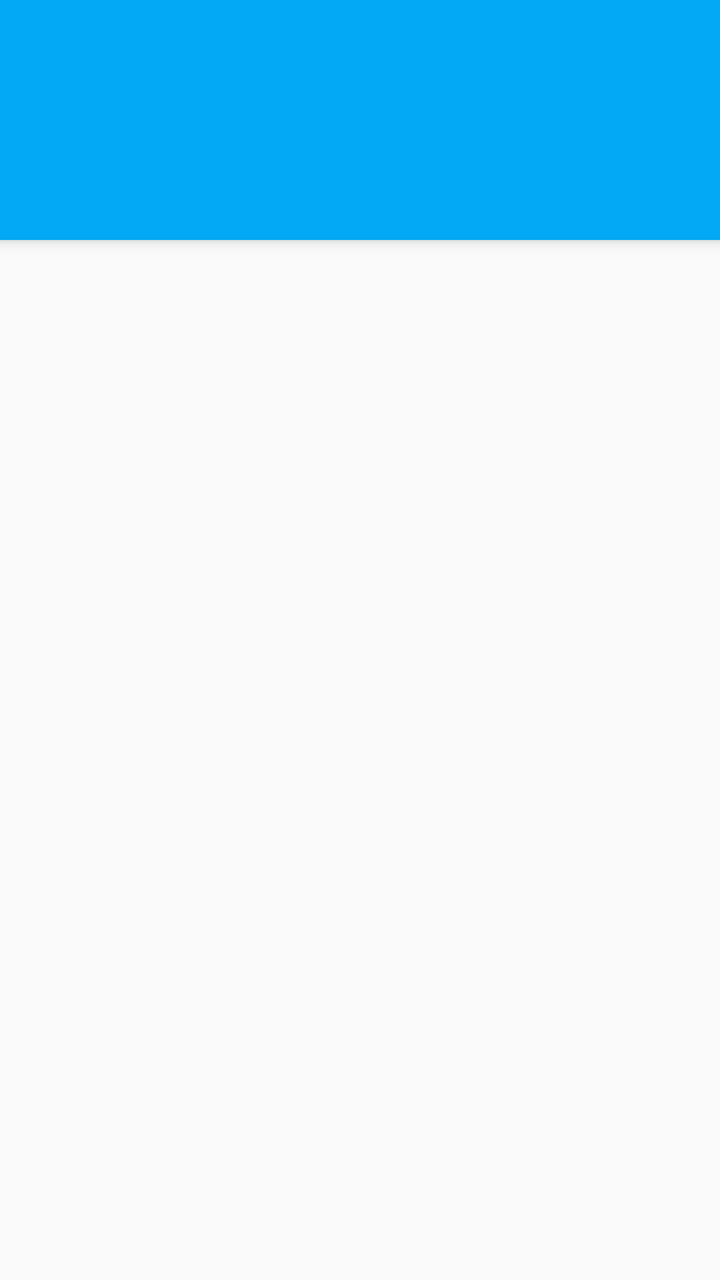
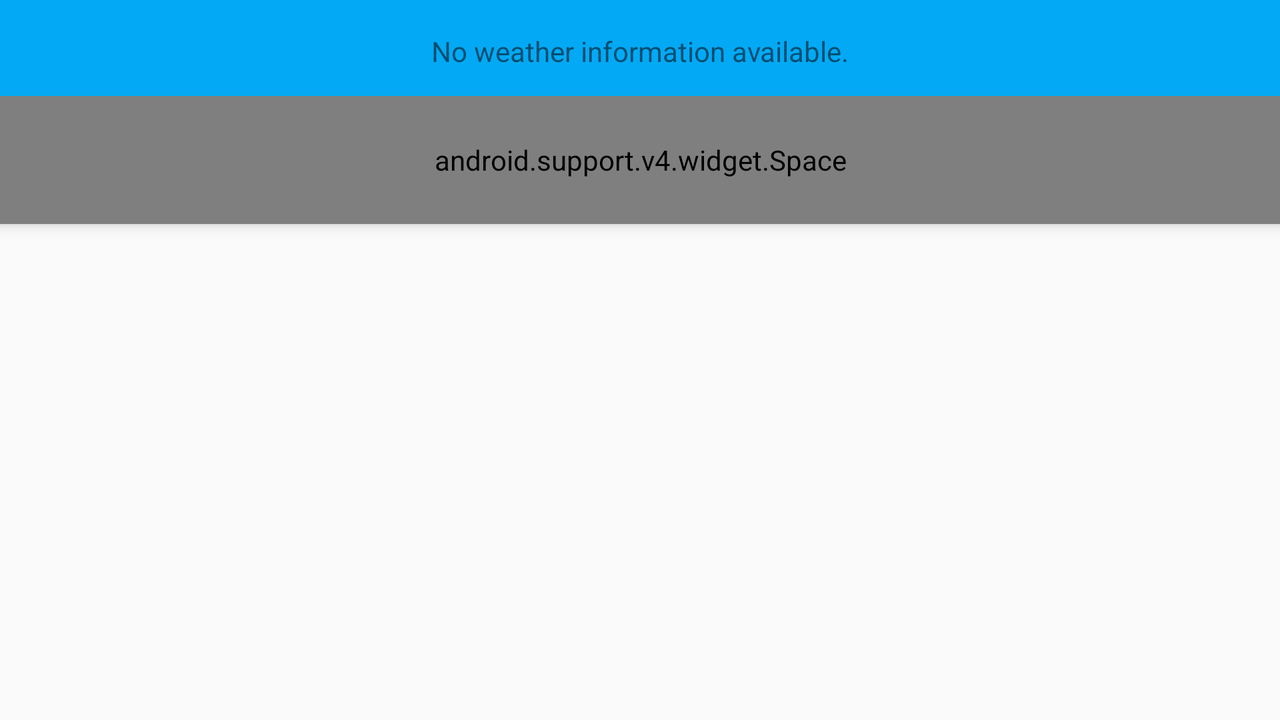

An Android layout and its configuration variant, each rendered on a device that would load it. The default file and the variant file are quoted in full after the pictures.
<!-- AndroidManifest.xml: activity theme AppTheme.Main -->
<!-- res/layout/fragment_main.xml -->
<FrameLayout xmlns:android="http://schemas.android.com/apk/res/android"
    xmlns:app="http://schemas.android.com/apk/res-auto"
    android:layout_width="match_parent"
    android:layout_height="match_parent">

    <android.support.design.widget.CoordinatorLayout
        android:layout_width="match_parent"
        android:layout_height="match_parent">

        <android.support.design.widget.AppBarLayout
            android:id="@+id/appbar"
            android:layout_width="match_parent"
            android:layout_height="wrap_content"
            android:theme="@style/ThemeOverlay.AppCompat.Dark.ActionBar"
            app:elevation="@dimen/appbar_elevation">

            <android.support.v7.widget.Toolbar
                android:id="@+id/toolbar"
                android:layout_width="match_parent"
                android:layout_height="wrap_content"
                android:elevation="0dp"
                app:layout_scrollFlags="scroll|enterAlways"
                app:theme="@style/ThemeOverlay.AppCompat.Dark.ActionBar">

                <ImageView
                    android:layout_width="match_parent"
                    android:layout_height="?attr/listPreferredItemHeight"
                    android:layout_gravity="center_horizontal"
                    android:layout_marginTop="?attr/actionBarSize"
                    android:contentDescription="@string/app_name"
                    android:scaleType="center"
                    android:src="@drawable/ic_logo" />

            </android.support.v7.widget.Toolbar>

        </android.support.design.widget.AppBarLayout>

        <android.support.v7.widget.RecyclerView
            android:id="@+id/recyclerView_forecast"
            android:layout_width="match_parent"
            android:layout_height="match_parent"
            app:layout_behavior="@string/appbar_scrolling_view_behavior" />

        
        <TextView
            android:id="@+id/recycler_view_empty"
            android:layout_width="match_parent"
            android:layout_height="match_parent"
            android:gravity="center_horizontal"
            android:paddingBottom="@dimen/activity_vertical_margin"
            android:paddingEnd="@dimen/activity_horizontal_margin"
            android:paddingLeft="@dimen/activity_horizontal_margin"
            android:paddingRight="@dimen/activity_horizontal_margin"
            android:paddingStart="@dimen/activity_horizontal_margin"
            android:paddingTop="@dimen/activity_vertical_margin"
            android:text="@string/main_activity_empty_view"
            app:layout_anchor="@+id/recyclerView_forecast"
            app:layout_anchorGravity="fill" />

    </android.support.design.widget.CoordinatorLayout>

</FrameLayout>
<!-- resources referenced by this layout -->
<resources>
  <dimen name="activity_horizontal_margin">16dp</dimen>
  <dimen name="activity_vertical_margin">16dp</dimen>
  <dimen name="appbar_elevation">4dp</dimen>
  <string name="app_name">Sunshine</string>
  <string name="main_activity_empty_view">No weather information available.</string>
  <!-- from res/values-v21/ -->
  <style name="AppTheme.Main" parent="@style/AppTheme">
          <item name="android:windowContentTransitions">true</item>
      </style>
  <!-- from res/values-v21/ -->
  <style name="AppTheme" parent="Theme.AppCompat.Light.NoActionBar">
          <item name="colorPrimary">@color/colorPrimary</item>
          <item name="colorPrimaryDark">@color/colorPrimaryDark</item>
          <item name="colorAccent">@color/colorAccent</item>
          <item name="android:navigationBarColor">@color/colorPrimaryDark</item>
          <item name="android:toolbarStyle">@style/Toolbar</item>
      </style>
  <color name="colorPrimary">#03A9F4</color>
  <color name="colorPrimaryDark">#0288d1</color>
  <color name="colorAccent">#FFD740</color>
  <!-- from res/values-v21/ -->
  <style name="Toolbar" parent="Widget.AppCompat.Toolbar">
          <item name="android:background">?attr/colorPrimary</item>
          <item name="popupTheme">@style/Theme.AppCompat.Light</item>
      </style>
</resources>
<!-- res/layout-land/fragment_main.xml (the repository's variant of the layout above) -->
<!-- drawn on the phone turned sideways -->
<?xml version="1.0" encoding="utf-8"?>
<RelativeLayout xmlns:android="http://schemas.android.com/apk/res/android"
    xmlns:app="http://schemas.android.com/apk/res-auto"
    android:layout_width="match_parent"
    android:layout_height="match_parent">

    <LinearLayout
        android:id="@+id/parallax_bar"
        android:layout_width="match_parent"
        android:layout_height="wrap_content"
        android:layout_alignParentTop="true"
        android:background="?attr/colorPrimary"
        android:elevation="@dimen/appbar_elevation"
        android:orientation="vertical">

        <android.support.v7.widget.Toolbar
            android:id="@+id/toolbar"
            android:layout_width="match_parent"
            android:layout_height="?attr/actionBarSize"
            android:elevation="0dp"
            app:popupTheme="@style/ThemeOverlay.AppCompat.Light"
            app:theme="@style/ThemeOverlay.AppCompat.Dark.ActionBar" />

        <android.support.v4.widget.Space
            android:layout_width="match_parent"
            android:layout_height="?attr/listPreferredItemHeight" />
    </LinearLayout>

    <include
        layout="@layout/fragment_main_base"
        android:layout_width="@dimen/landscape_forecast_view_width"
        android:layout_height="match_parent"
        android:layout_alignParentTop="true"
        android:layout_centerHorizontal="true" />
</RelativeLayout>
<!-- res/layout/fragment_main_base.xml (included above) -->
<?xml version="1.0" encoding="utf-8"?>
<FrameLayout xmlns:android="http://schemas.android.com/apk/res/android"
    xmlns:tools="http://schemas.android.com/tools"
    android:layout_width="match_parent"
    android:layout_height="match_parent"
    android:elevation="@dimen/appbar_elevation"
    tools:context="com.example.karan.sunshine.MainActivityFragment">

    <android.support.v7.widget.RecyclerView
        android:id="@+id/recyclerView_forecast"
        android:layout_width="match_parent"
        android:layout_height="match_parent" />
    
    <TextView
        android:id="@+id/recycler_view_empty"
        android:layout_width="match_parent"
        android:layout_height="match_parent"
        android:gravity="center_horizontal"
        android:paddingBottom="@dimen/activity_vertical_margin"
        android:paddingEnd="@dimen/activity_horizontal_margin"
        android:paddingLeft="@dimen/activity_horizontal_margin"
        android:paddingRight="@dimen/activity_horizontal_margin"
        android:paddingStart="@dimen/activity_horizontal_margin"
        android:paddingTop="@dimen/activity_vertical_margin"
        android:text="@string/main_activity_empty_view" />
</FrameLayout>
<!-- resources referenced by the variant -->
<!-- as the phone turned sideways resolves them -->
<resources>
  <dimen name="activity_horizontal_margin">16dp</dimen>
  <dimen name="activity_vertical_margin">16dp</dimen>
  <dimen name="appbar_elevation">4dp</dimen>
  <dimen name="landscape_forecast_view_width">360dp</dimen>
  <string name="main_activity_empty_view">No weather information available.</string>
  <!-- from res/values-v21/ -->
  <style name="AppTheme.Main" parent="@style/AppTheme">
          <item name="android:windowContentTransitions">true</item>
      </style>
  <!-- from res/values-v21/ -->
  <style name="AppTheme" parent="Theme.AppCompat.Light.NoActionBar">
          <item name="colorPrimary">@color/colorPrimary</item>
          <item name="colorPrimaryDark">@color/colorPrimaryDark</item>
          <item name="colorAccent">@color/colorAccent</item>
          <item name="android:navigationBarColor">@color/colorPrimaryDark</item>
          <item name="android:toolbarStyle">@style/Toolbar</item>
      </style>
  <color name="colorPrimary">#03A9F4</color>
  <color name="colorPrimaryDark">#0288d1</color>
  <color name="colorAccent">#FFD740</color>
  <!-- from res/values-v21/ -->
  <style name="Toolbar" parent="Widget.AppCompat.Toolbar">
          <item name="android:background">?attr/colorPrimary</item>
          <item name="popupTheme">@style/Theme.AppCompat.Light</item>
      </style>
</resources>
